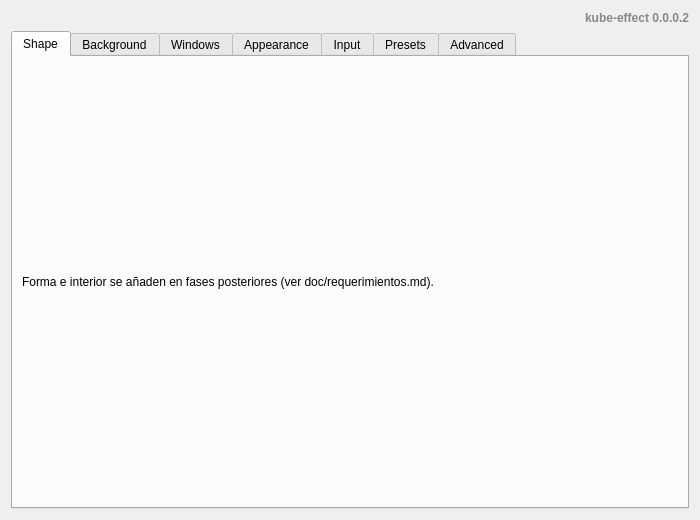
<?xml version="1.0" encoding="UTF-8"?>
<!--
SPDX-FileCopyrightText: 2026 Cesar Guzman
SPDX-License-Identifier: GPL-2.0-or-later

Formulario del KCM genérico (kcm_kwin4_genericscripted) para kube-effect.
Pestañas fijas (Shape & center, Background, Windows 3D, Appearance, Input,
Presets, Advanced); las que aún no tienen claves quedan vacías con un aviso,
hasta que la fase correspondiente del ROADMAP las rellene. Las opciones
avanzadas viven SOLO en Advanced (ADR-014), en grupos de lenguaje llano y con
una sección plegable de Kube Effect Plus (ADR-018). Cada widget = kcfg_<Entry>.
-->
<ui version="4.0">
    <class>KubeEffectConfigForm</class>
    <widget class="QWidget" name="KubeEffectConfigForm">
        <property name="geometry">
            <rect>
                <x>0</x>
                <y>0</y>
                <width>700</width>
                <height>520</height>
            </rect>
        </property>
        <layout class="QVBoxLayout" name="rootLayout">
            <item>
                <widget class="QLabel" name="versionLabel">
                    <property name="text">
                        <string>kube-effect 0.0.0.2</string>
                    </property>
                    <property name="alignment">
                        <set>Qt::AlignRight|Qt::AlignVCenter</set>
                    </property>
                    <property name="styleSheet">
                        <string notr="true">color: #888888; font-weight: bold;</string>
                    </property>
                </widget>
            </item>
            <item>
                <widget class="QTabWidget" name="tabs">
                    <property name="currentIndex">
                        <number>0</number>
                    </property>

                    <!-- 1. Shape & center -->
                    <widget class="QWidget" name="tabShape">
                        <attribute name="title">
                            <string>Shape</string>
                        </attribute>
                        <layout class="QVBoxLayout" name="tabShapeLayout">
                            <item>
                                <widget class="QLabel" name="tabShapePlaceholder">
                                    <property name="text">
                                        <string>Forma e interior se añaden en fases posteriores (ver doc/requerimientos.md).</string>
                                    </property>
                                    <property name="wordWrap">
                                        <bool>true</bool>
                                    </property>
                                </widget>
                            </item>
                        </layout>
                    </widget>

                    <!-- 2. Background -->
                    <widget class="QWidget" name="tabBackground">
                        <attribute name="title">
                            <string>Background</string>
                        </attribute>
                        <layout class="QVBoxLayout" name="tabBackgroundLayout">
                            <item>
                                <layout class="QFormLayout" name="bgModeForm">
                                    <item row="0" column="0">
                                        <widget class="QLabel" name="bgModeLabel">
                                            <property name="text">
                                                <string>Modo de fondo:</string>
                                            </property>
                                        </widget>
                                    </item>
                                    <item row="0" column="1">
                                        <widget class="QComboBox" name="kcfg_Background">
                                            <item>
                                                <property name="text">
                                                    <string>Color</string>
                                                </property>
                                            </item>
                                            <item>
                                                <property name="text">
                                                    <string>Imagen (Image)</string>
                                                </property>
                                            </item>
                                            <item>
                                                <property name="text">
                                                    <string>Degradado (Gradient)</string>
                                                </property>
                                            </item>
                                        </widget>
                                    </item>
                                    <item row="1" column="0">
                                        <widget class="QLabel" name="bgColorLabel">
                                            <property name="text">
                                                <string>Color de fondo:</string>
                                            </property>
                                        </widget>
                                    </item>
                                    <item row="1" column="1">
                                        <!-- One KConfigXT entry binds exactly one widget, so
                                             the solid colour (also the first gradient stop and
                                             the image fallback) lives outside the stack. -->
                                        <widget class="KColorButton" name="kcfg_BackgroundColor" />
                                    </item>
                                </layout>
                            </item>
                            <item>
                                <!-- One page per mode, in Background enum order. The designer
                                     connection block at the end of this file switches pages; the
                                     generic KCM only loads this .ui with QUiLoader, so there is
                                     no config.qml logic to do it. -->
                                <widget class="QStackedWidget" name="bgModeStack">
                                    <property name="currentIndex">
                                        <number>0</number>
                                    </property>

                                    <!-- 0: Color -->
                                    <widget class="QWidget" name="bgColorPage">
                                        <layout class="QFormLayout" name="bgColorForm">
                                            <item row="0" column="0" colspan="2">
                                                <widget class="QLabel" name="bgColorHint">
                                                    <property name="text">
                                                        <string>Modo Color: se pinta el color de fondo de arriba.</string>
                                                    </property>
                                                    <property name="wordWrap">
                                                        <bool>true</bool>
                                                    </property>
                                                </widget>
                                            </item>
                                        </layout>
                                    </widget>

                                    <!-- 1: Image -->
                                    <widget class="QWidget" name="bgImagePage">
                                        <layout class="QFormLayout" name="bgImageForm">
                                            <item row="0" column="0">
                                                <widget class="QLabel" name="bgImageLabel">
                                                    <property name="text">
                                                        <string>Imagen de fondo (2:1 = panorama 360; foto normal = Plano):</string>
                                                    </property>
                                                </widget>
                                            </item>
                                            <item row="0" column="1">
                                                <widget class="KUrlRequester" name="kcfg_SkyBox" />
                                            </item>
                                            <item row="1" column="0">
                                                <widget class="QLabel" name="bgImageMappingLabel">
                                                    <property name="text">
                                                        <string>Mapeo de la imagen:</string>
                                                    </property>
                                                </widget>
                                            </item>
                                            <item row="1" column="1">
                                                <widget class="QComboBox" name="kcfg_BackgroundImageLayout">
                                                    <item>
                                                        <property name="text">
                                                            <string>Equirect (360)</string>
                                                        </property>
                                                    </item>
                                                    <item>
                                                        <property name="text">
                                                            <string>Plano (Flat)</string>
                                                        </property>
                                                    </item>
                                                </widget>
                                            </item>
                                            <item row="2" column="0">
                                                <widget class="QLabel" name="bgImageFitLabel">
                                                    <property name="text">
                                                        <string>Ajuste de la imagen plana:</string>
                                                    </property>
                                                </widget>
                                            </item>
                                            <item row="2" column="1">
                                                <widget class="QComboBox" name="kcfg_BackgroundImageFit">
                                                    <item>
                                                        <property name="text">
                                                            <string>Cubrir (Cover)</string>
                                                        </property>
                                                    </item>
                                                    <item>
                                                        <property name="text">
                                                            <string>Contener (Contain)</string>
                                                        </property>
                                                    </item>
                                                    <item>
                                                        <property name="text">
                                                            <string>Estirar (Stretch)</string>
                                                        </property>
                                                    </item>
                                                </widget>
                                            </item>
                                            <item row="3" column="0" colspan="2">
                                                <widget class="QCheckBox" name="kcfg_BackgroundImageRotate">
                                                    <property name="text">
                                                        <string>Girar con el centro (solo 360)</string>
                                                    </property>
                                                </widget>
                                            </item>
                                            <item row="4" column="0" colspan="2">
                                                <widget class="QLabel" name="bgImageHint">
                                                    <property name="text">
                                                        <string>Equirect envuelve la escena como SkyBox (con «Girar con el centro») o la pinta plana si se desactiva. El ajuste se aplica a la imagen plana (incluye el equirect sin girar).</string>
                                                    </property>
                                                    <property name="wordWrap">
                                                        <bool>true</bool>
                                                    </property>
                                                </widget>
                                            </item>
                                        </layout>
                                    </widget>

                                    <!-- 2: Gradient -->
                                    <widget class="QWidget" name="bgGradientPage">
                                        <layout class="QFormLayout" name="bgGradientForm">
                                            <item row="0" column="0">
                                                <widget class="QLabel" name="bgGradientTypeLabel">
                                                    <property name="text">
                                                        <string>Tipo de degradado:</string>
                                                    </property>
                                                </widget>
                                            </item>
                                            <item row="0" column="1">
                                                <widget class="QComboBox" name="kcfg_BackgroundGradientType">
                                                    <item>
                                                        <property name="text">
                                                            <string>Vertical (LinearVertical)</string>
                                                        </property>
                                                    </item>
                                                    <item>
                                                        <property name="text">
                                                            <string>Horizontal (LinearHorizontal)</string>
                                                        </property>
                                                    </item>
                                                    <item>
                                                        <property name="text">
                                                            <string>Radial</string>
                                                        </property>
                                                    </item>
                                                </widget>
                                            </item>
                                            <item row="1" column="0">
                                                <widget class="QLabel" name="bgColor2Label">
                                                    <property name="text">
                                                        <string>Segundo color:</string>
                                                    </property>
                                                </widget>
                                            </item>
                                            <item row="1" column="1">
                                                <widget class="KColorButton" name="kcfg_BackgroundColor2" />
                                            </item>
                                            <item row="2" column="0">
                                                <widget class="QLabel" name="bgStopLabel">
                                                    <property name="text">
                                                        <string>Posición del degradado:</string>
                                                    </property>
                                                </widget>
                                            </item>
                                            <item row="2" column="1">
                                                <widget class="QSpinBox" name="kcfg_BackgroundGradientStop">
                                                    <property name="minimum">
                                                        <number>0</number>
                                                    </property>
                                                    <property name="maximum">
                                                        <number>100</number>
                                                    </property>
                                                    <property name="suffix">
                                                        <string> %</string>
                                                    </property>
                                                </widget>
                                            </item>
                                            <item row="3" column="0">
                                                <widget class="QLabel" name="bgGradientRotationLabel">
                                                    <property name="text">
                                                        <string>Orientación del fondo:</string>
                                                    </property>
                                                </widget>
                                            </item>
                                            <item row="3" column="1">
                                                <widget class="QComboBox" name="kcfg_BackgroundGradientRotation">
                                                    <item>
                                                        <property name="text">
                                                            <string>Fija (Fixed)</string>
                                                        </property>
                                                    </item>
                                                    <item>
                                                        <property name="text">
                                                            <string>Seguir al cubo (FollowCube)</string>
                                                        </property>
                                                    </item>
                                                    <item>
                                                        <property name="text">
                                                            <string>Seguir al cubo, invertido (FollowCubeInverse)</string>
                                                        </property>
                                                    </item>
                                                </widget>
                                            </item>
                                            <item row="4" column="0" colspan="2">
                                                <widget class="QLabel" name="bgGradientHint">
                                                    <property name="text">
                                                        <string>El primer color es el color de fondo de arriba. El tipo Radial se dibuja centrado en la pantalla con QtQuick.Shapes (sin shaders). La orientación solo afecta al degradado: «Fixed» lo deja quieto; «FollowCube» gira el degradado con el cubo y «FollowCubeInverse» en sentido contrario; con Radial se mueve el punto focal, porque girar un radial centrado no se nota.</string>
                                                    </property>
                                                    <property name="wordWrap">
                                                        <bool>true</bool>
                                                    </property>
                                                </widget>
                                            </item>
                                        </layout>
                                    </widget>
                                </widget>
                            </item>
                        </layout>
                    </widget>

                    <!-- 3. Windows 3D -->
                    <widget class="QWidget" name="tabWindows">
                        <attribute name="title">
                            <string>Windows</string>
                        </attribute>
                        <layout class="QVBoxLayout" name="tabWindowsLayout">
                            <item>
                                <widget class="QLabel" name="tabWindowsPlaceholder">
                                    <property name="text">
                                        <string>Capas de ventana (z-index) en una fase posterior (ver doc/requerimientos.md).</string>
                                    </property>
                                    <property name="wordWrap">
                                        <bool>true</bool>
                                    </property>
                                </widget>
                            </item>
                        </layout>
                    </widget>

                    <!-- 4. Appearance -->
                    <widget class="QWidget" name="tabAppearance">
                        <attribute name="title">
                            <string>Appearance</string>
                        </attribute>
                        <layout class="QVBoxLayout" name="tabAppearanceLayout">
                            <item>
                                <widget class="QGroupBox" name="appGroup">
                                    <property name="title">
                                        <string>Geometría</string>
                                    </property>
                                    <layout class="QFormLayout" name="appForm">
                                        <item row="0" column="0">
                                            <widget class="QLabel" name="dispLabel">
                                                <property name="text">
                                                    <string>Separación entre caras (px):</string>
                                                </property>
                                            </widget>
                                        </item>
                                        <item row="0" column="1">
                                            <widget class="QDoubleSpinBox" name="kcfg_CubeFaceDisplacement">
                                                <property name="minimum">
                                                    <double>-500.0</double>
                                                </property>
                                                <property name="maximum">
                                                    <double>500.0</double>
                                                </property>
                                                <property name="singleStep">
                                                    <double>10.0</double>
                                                </property>
                                            </widget>
                                        </item>
                                        <item row="1" column="0">
                                            <widget class="QLabel" name="distLabel">
                                                <property name="text">
                                                    <string>Distancia de la cámara:</string>
                                                </property>
                                            </widget>
                                        </item>
                                        <item row="1" column="1">
                                            <widget class="QDoubleSpinBox" name="kcfg_DistanceFactor">
                                                <property name="minimum">
                                                    <double>0.5</double>
                                                </property>
                                                <property name="maximum">
                                                    <double>5.0</double>
                                                </property>
                                                <property name="singleStep">
                                                    <double>0.1</double>
                                                </property>
                                            </widget>
                                        </item>
                                    </layout>
                                </widget>
                            </item>
                        </layout>
                    </widget>

                    <!-- 5. Input -->
                    <widget class="QWidget" name="tabInput">
                        <attribute name="title">
                            <string>Input</string>
                        </attribute>
                        <layout class="QVBoxLayout" name="tabInputLayout">
                            <item>
                                <widget class="QGroupBox" name="inputGroup">
                                    <property name="title">
                                        <string>Activación</string>
                                    </property>
                                    <layout class="QFormLayout" name="inputForm">
                                        <item row="0" column="0">
                                            <widget class="QLabel" name="borderLabel">
                                                <property name="text">
                                                    <string>Bordes (puntero), p. ej. 1,7:</string>
                                                </property>
                                            </widget>
                                        </item>
                                        <item row="0" column="1">
                                            <widget class="QLineEdit" name="kcfg_BorderActivate" />
                                        </item>
                                        <item row="1" column="0">
                                            <widget class="QLabel" name="touchLabel">
                                                <property name="text">
                                                    <string>Bordes (toque), p. ej. 5:</string>
                                                </property>
                                            </widget>
                                        </item>
                                        <item row="1" column="1">
                                            <widget class="QLineEdit" name="kcfg_TouchBorderActivate" />
                                        </item>
                                        <item row="2" column="0" colspan="2">
                                            <widget class="QCheckBox" name="kcfg_MouseInvertedX">
                                                <property name="text">
                                                    <string>Invertir eje X del ratón</string>
                                                </property>
                                            </widget>
                                        </item>
                                        <item row="3" column="0" colspan="2">
                                            <widget class="QCheckBox" name="kcfg_MouseInvertedY">
                                                <property name="text">
                                                    <string>Invertir eje Y del ratón</string>
                                                </property>
                                            </widget>
                                        </item>
                                    </layout>
                                </widget>
                            </item>
                            <item>
                                <widget class="QGroupBox" name="shortcutGroup">
                                    <property name="title">
                                        <string>Atajo de teclado</string>
                                    </property>
                                    <layout class="QVBoxLayout" name="shortcutLayout">
                                        <item>
                                            <widget class="QLabel" name="shortcutHint">
                                                <property name="text">
                                                    <string>Se cambia en Preferencias del sistema → Atajos de teclado → KWin → «Toggle Kube Effect» (Meta+K por defecto). KWin guarda el atajo con KGlobalAccel; por eso no se duplica aquí.</string>
                                                </property>
                                                <property name="wordWrap">
                                                    <bool>true</bool>
                                                </property>
                                            </widget>
                                        </item>
                                    </layout>
                                </widget>
                            </item>
                        </layout>
                    </widget>

                    <!-- 6. Presets -->
                    <widget class="QWidget" name="tabPresets">
                        <attribute name="title">
                            <string>Presets</string>
                        </attribute>
                        <layout class="QVBoxLayout" name="tabPresetsLayout">
                            <item>
                                <widget class="QLabel" name="tabPresetsPlaceholder">
                                    <property name="text">
                                        <string>Presets en una fase posterior (ver doc/requerimientos.md).</string>
                                    </property>
                                    <property name="wordWrap">
                                        <bool>true</bool>
                                    </property>
                                </widget>
                            </item>
                        </layout>
                    </widget>

                    <!-- 7. Advanced: the only place for advanced options (ADR-014) -->
                    <widget class="QWidget" name="tabAdvanced">
                        <attribute name="title">
                            <string>Advanced</string>
                        </attribute>
                        <layout class="QVBoxLayout" name="tabAdvancedLayout">
                            <item>
                                <widget class="QGroupBox" name="advancedDimGroup">
                                    <property name="title">
                                        <string>Atenuar mientras gira</string>
                                    </property>
                                    <layout class="QVBoxLayout" name="advancedDimLayout">
                                        <item>
                                            <widget class="QCheckBox" name="kcfg_DimWhileRotating">
                                                <property name="text">
                                                    <string>Atenuar el fondo mientras gira</string>
                                                </property>
                                            </widget>
                                        </item>
                                        <item>
                                            <widget class="QLabel" name="advancedDimHint">
                                                <property name="text">
                                                    <string>Oscurece el fondo del cubo mientras lo giras para que las ventanas destaquen; al soltar vuelve a la normalidad.</string>
                                                </property>
                                                <property name="wordWrap">
                                                    <bool>true</bool>
                                                </property>
                                            </widget>
                                        </item>
                                        <item>
                                            <layout class="QFormLayout" name="advancedDimForm">
                                                <item row="0" column="0">
                                                    <widget class="QLabel" name="dimAmountLabel">
                                                        <property name="text">
                                                            <string>Intensidad de la atenuación:</string>
                                                        </property>
                                                    </widget>
                                                </item>
                                                <item row="0" column="1">
                                                    <widget class="QSpinBox" name="kcfg_DimWhileRotatingAmount">
                                                        <property name="enabled">
                                                            <bool>false</bool>
                                                        </property>
                                                        <property name="minimum">
                                                            <number>0</number>
                                                        </property>
                                                        <property name="maximum">
                                                            <number>100</number>
                                                        </property>
                                                        <property name="suffix">
                                                            <string> %</string>
                                                        </property>
                                                    </widget>
                                                </item>
                                            </layout>
                                        </item>
                                    </layout>
                                </widget>
                            </item>
                            <item>
                                <widget class="QFrame" name="advancedSeparator1">
                                    <property name="frameShape">
                                        <enum>QFrame::HLine</enum>
                                    </property>
                                    <property name="frameShadow">
                                        <enum>QFrame::Sunken</enum>
                                    </property>
                                </widget>
                            </item>
                            <item>
                                <widget class="QGroupBox" name="advancedScreenGroup">
                                    <property name="title">
                                        <string>Pantalla</string>
                                    </property>
                                    <layout class="QVBoxLayout" name="advancedScreenLayout">
                                        <item>
                                            <widget class="QCheckBox" name="kcfg_CursorScreenOnly">
                                                <property name="text">
                                                    <string>Mostrar el cubo solo en la pantalla donde está el puntero</string>
                                                </property>
                                            </widget>
                                        </item>
                                        <item>
                                            <widget class="QLabel" name="advancedScreenHint">
                                                <property name="text">
                                                    <string>Si mueves el puntero después de abrirlo, el cubo se queda en la pantalla donde lo abriste hasta la próxima vez.</string>
                                                </property>
                                                <property name="wordWrap">
                                                    <bool>true</bool>
                                                </property>
                                            </widget>
                                        </item>
                                    </layout>
                                </widget>
                            </item>
                            <item>
                                <widget class="QFrame" name="advancedSeparator2">
                                    <property name="frameShape">
                                        <enum>QFrame::HLine</enum>
                                    </property>
                                    <property name="frameShadow">
                                        <enum>QFrame::Sunken</enum>
                                    </property>
                                </widget>
                            </item>
                            <item>
                                <widget class="QCheckBox" name="showPlusSection">
                                    <property name="text">
                                        <string>¿Quieres funciones extra? (Kube Effect Plus)</string>
                                    </property>
                                </widget>
                            </item>
                            <item>
                                <widget class="QGroupBox" name="plusSection">
                                    <property name="visible">
                                        <bool>false</bool>
                                    </property>
                                    <property name="title">
                                        <string>Funciones extra (Kube Effect Plus)</string>
                                    </property>
                                    <layout class="QVBoxLayout" name="plusSectionLayout">
                                        <item>
                                            <widget class="QLabel" name="plusIntro">
                                                <property name="text">
                                                    <string>Kube Effect Plus aún no añade funciones; aquí aparecerán cuando exista alguna que el efecto no pueda hacer por sí solo.</string>
                                                </property>
                                                <property name="wordWrap">
                                                    <bool>true</bool>
                                                </property>
                                            </widget>
                                        </item>
                                        <item>
                                            <widget class="QPlainTextEdit" name="plusCommands">
                                                <property name="font">
                                                    <font>
                                                        <family>Monospace</family>
                                                        <pointsize>10</pointsize>
                                                    </font>
                                                </property>
                                                <property name="lineWrapMode">
                                                    <enum>QPlainTextEdit::NoWrap</enum>
                                                </property>
                                                <property name="readOnly">
                                                    <bool>true</bool>
                                                </property>
                                                <property name="plainText">
                                                    <string>cd ~/.local/share/kwin/effects/kube-effect/contents/native
./build.sh            # solo para tu usuario
./build.sh --system   # aparece en Preferencias (pide contraseña)</string>
                                                </property>
                                            </widget>
                                        </item>
                                        <item>
                                            <widget class="QLabel" name="plusRepoNote">
                                                <property name="text">
                                                    <string>Si compilaste desde el repositorio, «make native» y «make native-install» equivalen.</string>
                                                </property>
                                                <property name="wordWrap">
                                                    <bool>true</bool>
                                                </property>
                                            </widget>
                                        </item>
                                    </layout>
                                </widget>
                            </item>
                        </layout>
                    </widget>
                </widget>
            </item>
        </layout>
    </widget>
    <customwidgets>
        <customwidget>
            <class>KColorButton</class>
            <extends>QPushButton</extends>
            <header>kcolorbutton.h</header>
        </customwidget>
        <customwidget>
            <class>KUrlRequester</class>
            <extends>QWidget</extends>
            <header>kurlrequester.h</header>
        </customwidget>
    </customwidgets>
    <connections>
        <!-- The generic KCM loads this form with QUiLoader and has no logic of
             its own; a designer connection is the only way to react to the mode
             combo. QUiLoader recreates it, so no C++ or config.qml is needed. -->
        <connection>
            <sender>kcfg_Background</sender>
            <signal>currentIndexChanged(int)</signal>
            <receiver>bgModeStack</receiver>
            <slot>setCurrentIndex(int)</slot>
        </connection>
        <!-- The dim amount only means something when dimming is on: start
             disabled and follow the checkbox (KConfigDialogManager applies the
             saved value with setChecked, so toggled() fires on load too). -->
        <connection>
            <sender>kcfg_DimWhileRotating</sender>
            <signal>toggled(bool)</signal>
            <receiver>kcfg_DimWhileRotatingAmount</receiver>
            <slot>setEnabled(bool)</slot>
        </connection>
        <!-- The Plus block is opt-in: hidden until the user asks for it. -->
        <connection>
            <sender>showPlusSection</sender>
            <signal>toggled(bool)</signal>
            <receiver>plusSection</receiver>
            <slot>setVisible(bool)</slot>
        </connection>
    </connections>
</ui>
